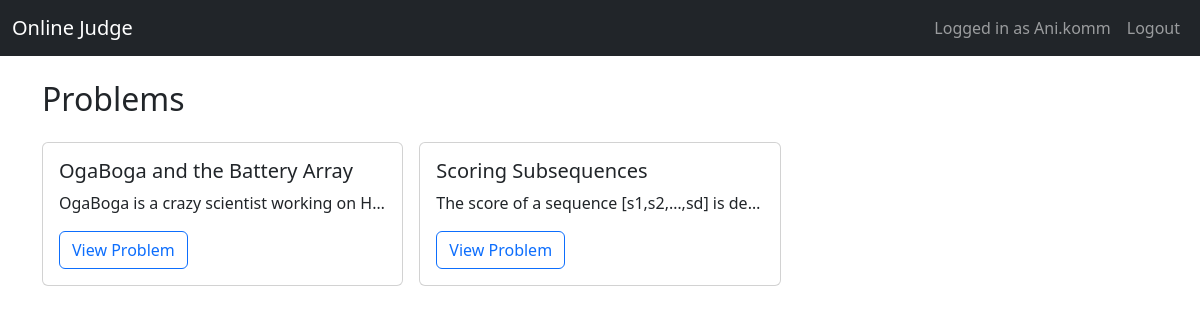
The app's page / (signed in) with its own data.
### problems/models.py (models this page shows, shortened)
class Problem(models.Model):
    title = models.CharField(max_length=200)
    description = models.TextField()

### problems/views.py (the view)
# urls.py: path('', login_required(ProblemListView.as_view()), name='list'),
class ProblemListView(ListView):
    model = Problem
    template_name = 'problems_list.html'
    context_object_name = 'problems'

### templates/problems_list.html
{% extends 'base.html' %}
{% block content %}
  <h2 class="mb-4">Problems</h2>
  <div class="row g-3">
    {% for p in problems %}
      <div class="col-md-4">
        <div class="card h-100">
          <div class="card-body">
            <h5 class="card-title">{{ p.title }}</h5>
            <p class="card-text text-truncate">{{ p.description|truncatechars:100 }}</p>
            <a href="{% url 'problems:detail' p.pk %}" class="btn btn-outline-primary">View Problem</a>
          </div>
        </div>
      </div>
    {% empty %}
      <p>No problems available.</p>
    {% endfor %}
  </div>
{% endblock %}

### templates/base.html (shortened to what this page needs)
<!DOCTYPE html>
<html lang="en">
<head>
  <link href="https://cdn.jsdelivr.net/npm/bootstrap@5.3.0/dist/css/bootstrap.min.css" rel="stylesheet">
</head>
<body>
  <nav class="navbar navbar-expand-lg navbar-dark bg-dark mb-4">
    <div class="container-fluid">
      <a class="navbar-brand" href="{% url 'problems:list' %}">Online Judge</a>
      <div class="collapse navbar-collapse" id="navbarNav">
        <ul class="navbar-nav ms-auto">
          {% if user.is_authenticated %}
            <li class="nav-item">
              <span class="nav-link">Logged in as {{ user.username }}</span>
            </li>
            <li class="nav-item">
              <form method="POST" action="{% url 'logout' %}">
                <button type="submit" class="btn btn-link nav-link">Logout</button>
              </form>
            </li>
          {% else %}
            <li class="nav-item"><a class="nav-link" href="{% url 'login' %}">Login</a></li>
            <li class="nav-item"><a class="nav-link" href="{% url 'register' %}">Register</a></li>
          {% endif %}
        </ul>
      </div>
    </div>
  </nav>
  <div class="container">
    {% block content %}{% endblock %}
  </div>
</body>
</html>

### records on screen
Problem: title "OgaBoga and the Battery Array", description "OgaBoga is a crazy scientist working on H…"
Problem: title "Scoring Subsequences", description "The score of a sequence [s1,s2,…,sd] is de…"

### other values on screen
{{ user.username }} "Ani.komm"
